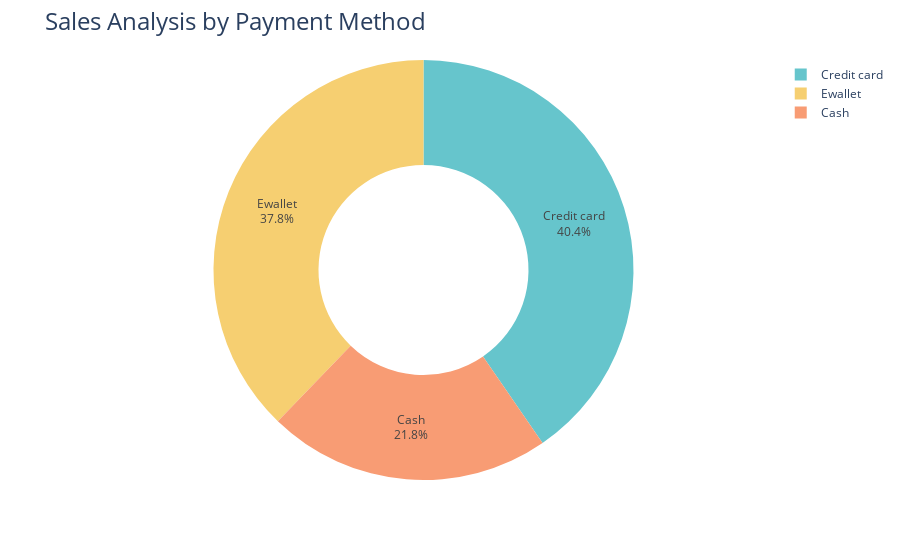

Write notebook code for a chart like this one.
### Markdown cell above
### Sales Analysis by Payment Method

### Code cell
sales_by_category = df.groupby('payment_method')['total'].sum().reset_index()


fig = px.pie(sales_by_category, 
             values='total', 
             names='payment_method', 
             hole=0.5, 
             color_discrete_sequence=px.colors.qualitative.Pastel)

fig.update_traces(textposition='inside', textinfo='percent+label')
fig.update_layout(title_text='Sales Analysis by Payment Method', title_font=dict(size=24))

fig.show()

### Figure 1 — Plotly figure (JSON) as saved in the notebook; plotly's stock layout.template omitted (floating-point values rounded to 4 significant figures)
{"data": [{"domain": {"x": [0, 1], "y": [0, 1]}, "hole": 0.5, "hovertemplate": "payment_method=%{label}<br>total=%{value}<extra></extra>", "labels": ["Cash", "Credit card", "Ewallet"], "legendgroup": "", "name": "", "showlegend": true, "textinfo": "percent+label", "textposition": "inside", "type": "pie", "values": [263600.0, 488800.0, 457300.0]}], "layout": {"legend": {"tracegroupgap": 0}, "margin": {"t": 60}, "piecolorway": ["rgb(102, 197, 204)", "rgb(246, 207, 113)", "rgb(248, 156, 116)", "rgb(220, 176, 242)", "rgb(135, 197, 95)", "rgb(158, 185, 243)", "rgb(254, 136, 177)", "rgb(201, 219, 116)", "rgb(139, 224, 164)", "rgb(180, 151, 231)", "rgb(179, 179, 179)"], "title": {"font": {"size": 24}, "text": "Sales Analysis by Payment Method"}}}
